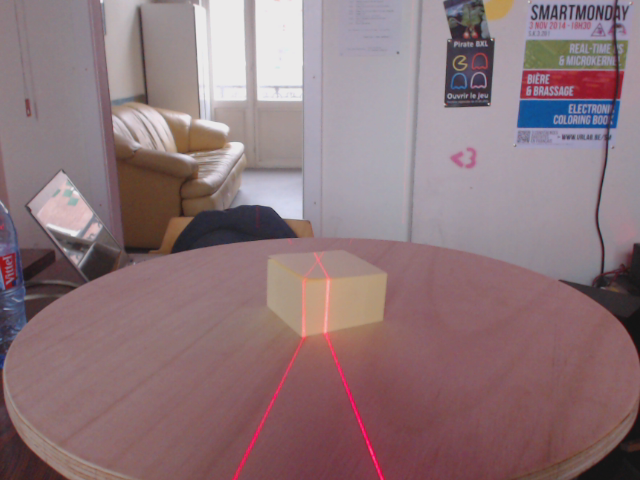
#> input picture research/triangulation_3/imgs/04.png, 640 x 480 px
$ python filter.py imgs/04.png imgs/05.png out.png
#> lines starting #> are read from the running program, lines starting #| are printed output that depends on the picture
import cv2
import numpy as np
import matplotlib.pyplot as plt

def substract(sub_path, base_path, noise=20):
    # this method substract base from sub
#> called with sub_path = 'imgs/04.png', base_path = 'imgs/05.png', noise = 20
    res = cv2.imread(sub_path)
#> res is the input picture: shape (480, 640, 3); mean B, G, R 122.8, 118.2, 142.1
    base = cv2.imread(base_path)
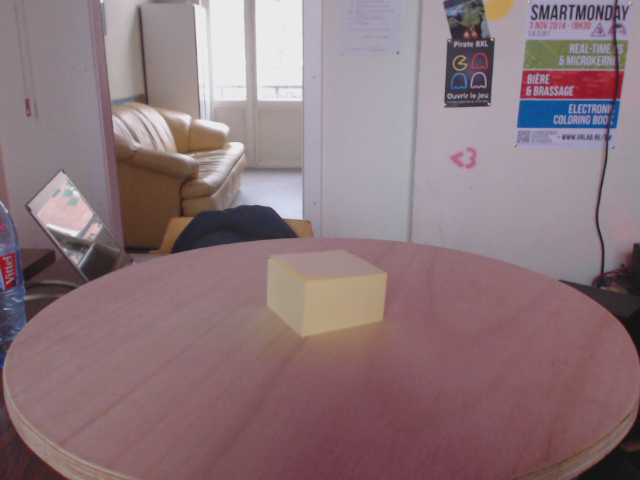
#> input picture research/triangulation_3/imgs/05.png, 640 x 480 px
#> base is the input picture: shape (480, 640, 3); mean B, G, R 123.9, 118.6, 140.8

    for line in range(res.shape[0]):
        for pixel in range(res.shape[1]):

            if(((int(res[line][pixel][2]) - int(base[line][pixel][2])) < noise)):
                res[line][pixel][2] = 0

            res[line][pixel][0] = 0
            res[line][pixel][1] = 0
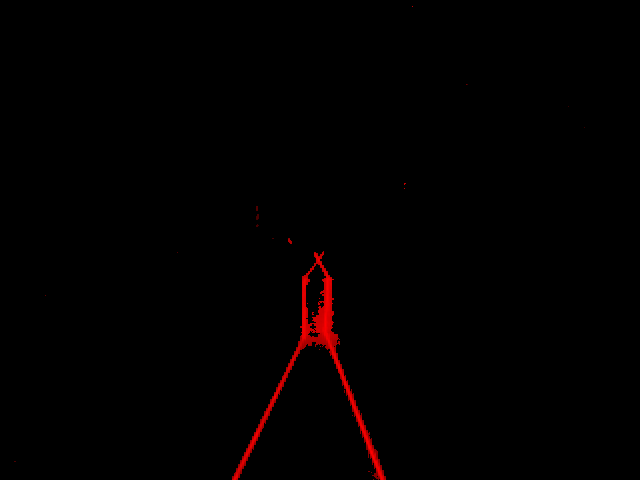
#> res: shape (480, 640, 3); mean B, G, R 0, 0, 2.3

    return res

def filterNoise(img):
    # this method apply a filter to delete alone pixels
    img = cv2.GaussianBlur(img,(5,5),0)
    ret, img = cv2.threshold(img, 63, 255, cv2.THRESH_TOZERO)
    return img

def cutBetweenLasers(img, display=False, pixels=[]):
    # this method return the line which cut the picture between laser lines
    y = []
    x = []
    red = img[:,:,2]

    for line in range(img.shape[0]):
        moments = cv2.moments(red[line,:])
        if(moments['m00'] != 0):
            grav_x = moments['m01']/moments['m00']
            y.append(grav_x)
            x.append(line)

            if(display):
                img[line][np.round(grav_x)] = np.array([0,255,0], dtype=np.uint8)

    param = np.linalg.lstsq(np.array([x, np.ones(len(x))]).T, y)[0]
    between = np.array([x,param[0]*np.array(x)+param[1]]).T

    if(display):
        for line, limit in between:
            img[line][limit] = np.array([255,0,0], dtype=np.uint8)

    return img, between

def findPoints(img, display=False):
    # this method try to find the mass center of each side of the picture
    img, between = cutBetweenLasers(img, display)

    for line, limit in between:
        offset = 0
        for side in (img[line,:limit,2],img[line,limit:,2]):
            moments = cv2.moments(side)
            if moments['m00'] != 0:
                yield moments['m01']/moments['m00']+offset, line
            offset = limit

def toLines(img, output, display=False):
#> called with display = True
    for x, y in _findPoints(img, display):
        output[y][x] = np.array([0, 0, 255])
#> this loop made 0 passes
#> output: shape (480, 640, 3); every value is 0
    return output

if(__name__ == "__main__"):
    from sys import argv
    img = substract(argv[1], argv[2])
    img = filterNoise(img);
#> (the run stopped early here; a loop or call above may not have finished)
